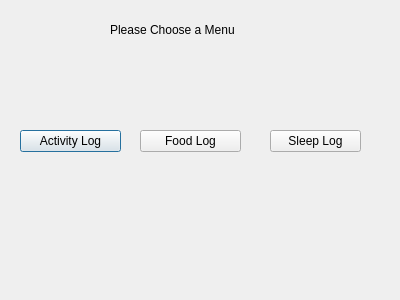
<?xml version="1.0" encoding="UTF-8"?>
<ui version="4.0">
 <class>selectionmenu</class>
 <widget class="QDialog" name="selectionmenu">
  <property name="geometry">
   <rect>
    <x>0</x>
    <y>0</y>
    <width>400</width>
    <height>300</height>
   </rect>
  </property>
  <property name="windowTitle">
   <string>Dialog</string>
  </property>
  <widget class="QLabel" name="label">
   <property name="geometry">
    <rect>
     <x>110</x>
     <y>20</y>
     <width>161</width>
     <height>20</height>
    </rect>
   </property>
   <property name="text">
    <string>Please Choose a Menu</string>
   </property>
  </widget>
  <widget class="QPushButton" name="activity">
   <property name="geometry">
    <rect>
     <x>20</x>
     <y>130</y>
     <width>101</width>
     <height>22</height>
    </rect>
   </property>
   <property name="text">
    <string>Activity Log</string>
   </property>
  </widget>
  <widget class="QPushButton" name="food">
   <property name="geometry">
    <rect>
     <x>140</x>
     <y>130</y>
     <width>101</width>
     <height>22</height>
    </rect>
   </property>
   <property name="text">
    <string>Food Log</string>
   </property>
  </widget>
  <widget class="QPushButton" name="sleep">
   <property name="geometry">
    <rect>
     <x>270</x>
     <y>130</y>
     <width>91</width>
     <height>22</height>
    </rect>
   </property>
   <property name="text">
    <string>Sleep Log</string>
   </property>
  </widget>
 </widget>
 <resources/>
 <connections/>
</ui>
